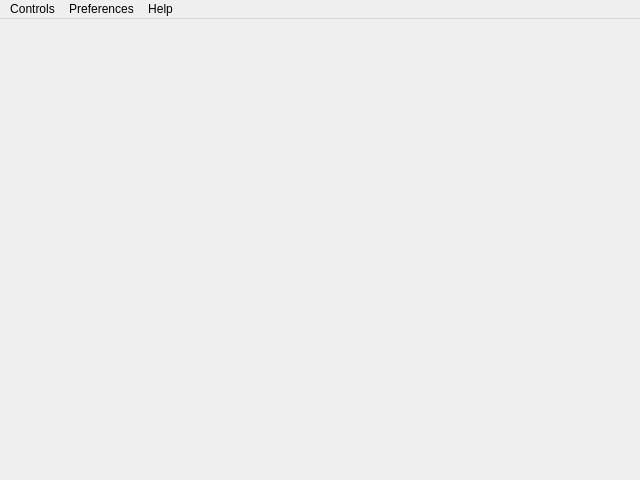
<?xml version="1.0" encoding="UTF-8"?>
<ui version="4.0">
 <class>MainWindow</class>
 <widget class="QMainWindow" name="MainWindow">
  <property name="geometry">
   <rect>
    <x>0</x>
    <y>0</y>
    <width>640</width>
    <height>480</height>
   </rect>
  </property>
  <property name="windowTitle">
   <string>KinectBoard</string>
  </property>
  <property name="windowIcon">
   <iconset resource="../KinectBoard.qrc">
    <normaloff>:/images/OpenKinectON.ico</normaloff>:/images/OpenKinectON.ico</iconset>
  </property>
  <widget class="QWidget" name="centralWidget">
   <layout class="QVBoxLayout" name="verticalLayout"/>
  </widget>
  <widget class="QMenuBar" name="menuBar">
   <property name="geometry">
    <rect>
     <x>0</x>
     <y>0</y>
     <width>640</width>
     <height>25</height>
    </rect>
   </property>
   <widget class="QMenu" name="menuControls">
    <property name="title">
     <string>Controls</string>
    </property>
    <addaction name="actionStart_Tracking"/>
    <addaction name="actionStop_Tracking"/>
    <addaction name="separator"/>
    <addaction name="actionRecalibrate"/>
   </widget>
   <widget class="QMenu" name="menuPreferences">
    <property name="title">
     <string>Preferences</string>
    </property>
    <addaction name="actionChange_Board_Monitor"/>
    <addaction name="separator"/>
    <addaction name="actionDisplay_Video"/>
    <addaction name="actionDisplay_Depth"/>
   </widget>
   <widget class="QMenu" name="menuHelp">
    <property name="title">
     <string>Help</string>
    </property>
    <addaction name="actionHelp"/>
    <addaction name="separator"/>
    <addaction name="actionAbout_KinectBoard"/>
   </widget>
   <addaction name="menuControls"/>
   <addaction name="menuPreferences"/>
   <addaction name="menuHelp"/>
  </widget>
  <action name="actionStart_Tracking">
   <property name="text">
    <string>Start Tracking</string>
   </property>
   <property name="shortcut">
    <string>Ctrl+V</string>
   </property>
  </action>
  <action name="actionStop_Tracking">
   <property name="text">
    <string>Stop Tracking</string>
   </property>
   <property name="shortcut">
    <string>Ctrl+C</string>
   </property>
  </action>
  <action name="actionRecalibrate">
   <property name="text">
    <string>Recalibrate</string>
   </property>
   <property name="shortcut">
    <string>Ctrl+R</string>
   </property>
  </action>
  <action name="actionChange_Board_Monitor">
   <property name="text">
    <string>Change Board Monitor</string>
   </property>
  </action>
  <action name="actionHelp">
   <property name="text">
    <string>Help</string>
   </property>
  </action>
  <action name="actionAbout_KinectBoard">
   <property name="text">
    <string>About KinectBoard</string>
   </property>
  </action>
  <action name="actionDisplay_Video">
   <property name="checkable">
    <bool>true</bool>
   </property>
   <property name="text">
    <string>Display Video</string>
   </property>
  </action>
  <action name="actionDisplay_Depth">
   <property name="checkable">
    <bool>true</bool>
   </property>
   <property name="text">
    <string>Display Depth</string>
   </property>
  </action>
 </widget>
 <layoutdefault spacing="6" margin="11"/>
 <resources>
  <include location="../KinectBoard.qrc"/>
 </resources>
 <connections/>
</ui>
